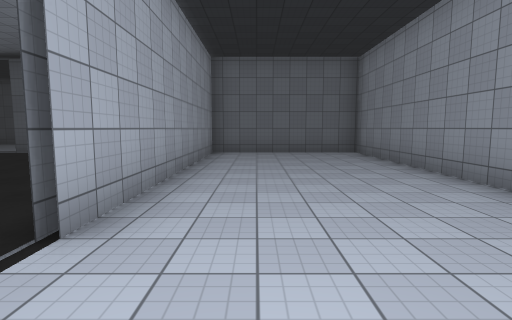
view 1 (above)

24 first-person views from a walk through a scene from a Unity 3-D project. The camera is 1.5 m above the floor, tilts 6° down and sees 80° across. The floor is counted in squares, 2 m on a side. Each view is taken from the middle of a square. On the plan, view 1 faces up. The plan holds only what a view shows up to about 10 squares ahead; the rest is blank. The place goes on beyond the plan. The player character is not drawn. Surface patterns are stand-ins for the level's own textures.

view 2
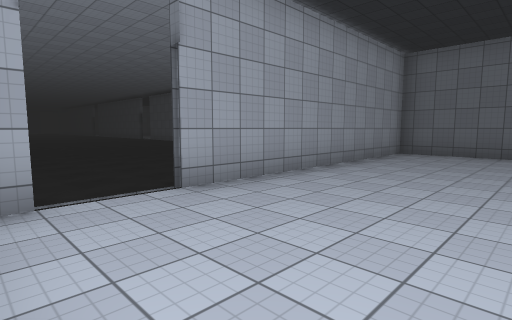

view 3
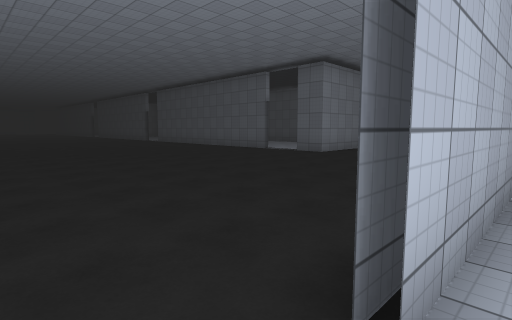

view 4
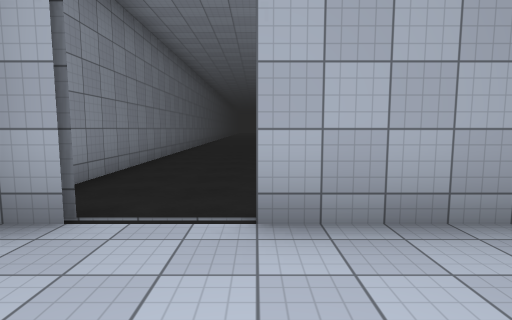

view 5
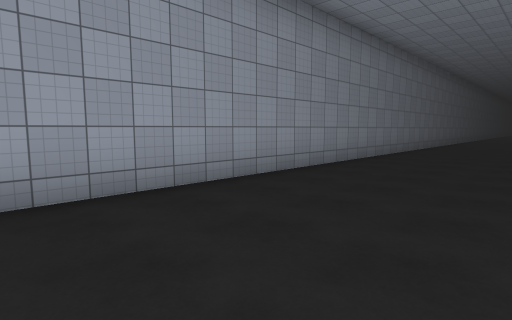

view 6
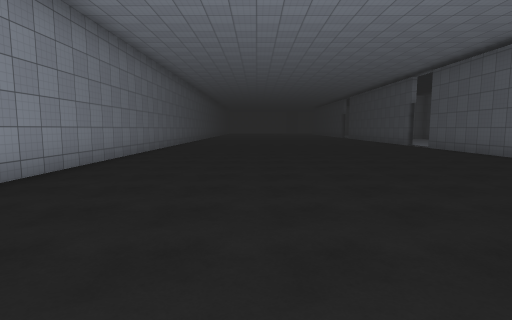

view 7
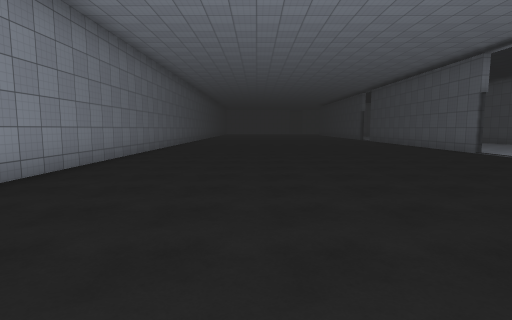

view 8
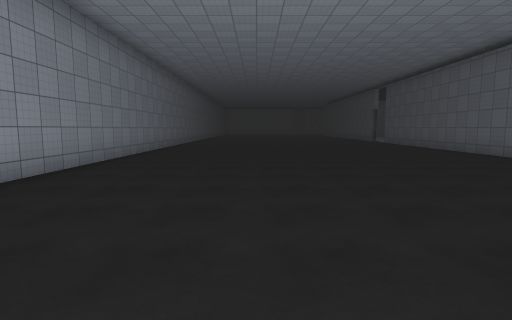

view 9
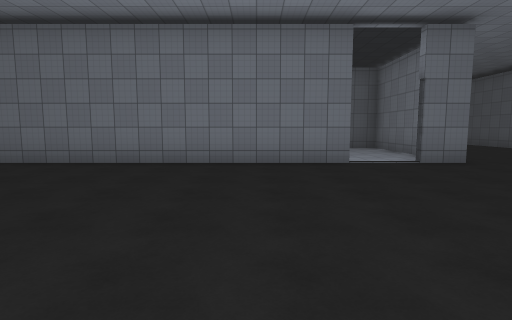

view 10
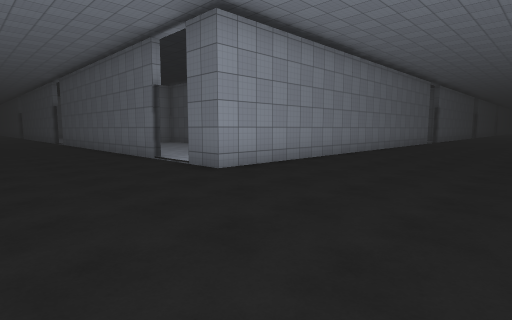

view 11
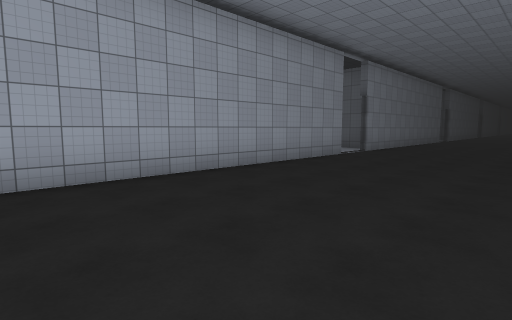

view 12
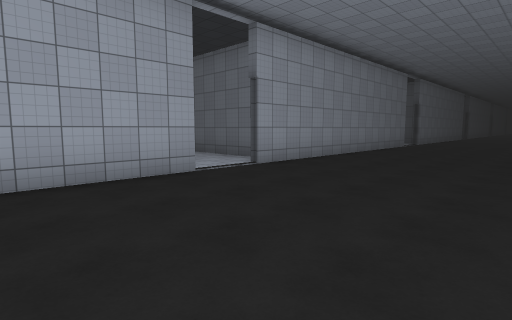

view 13
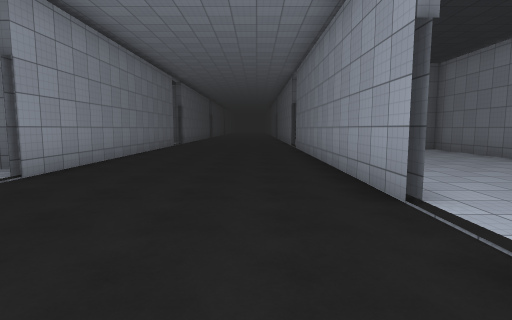

view 14
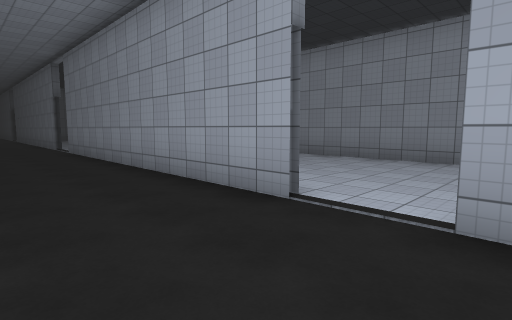

view 15
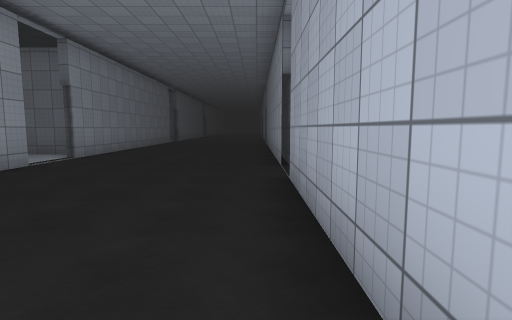

view 16
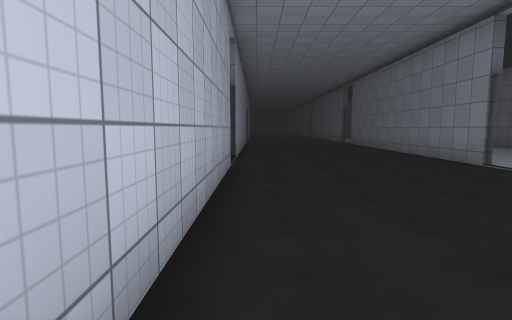

view 17
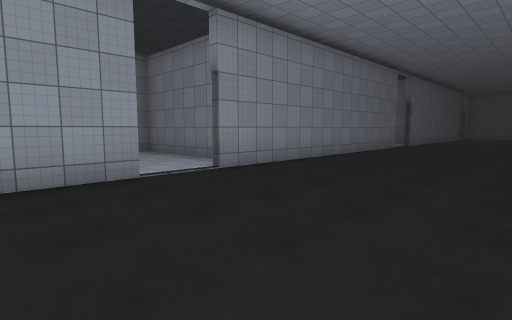

view 18
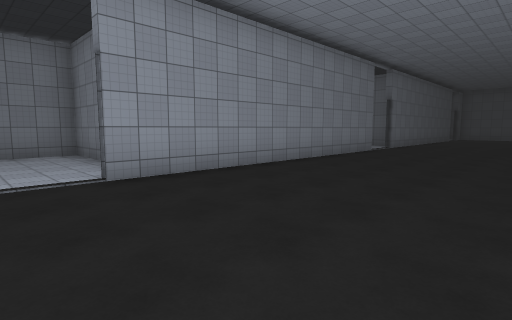

view 19
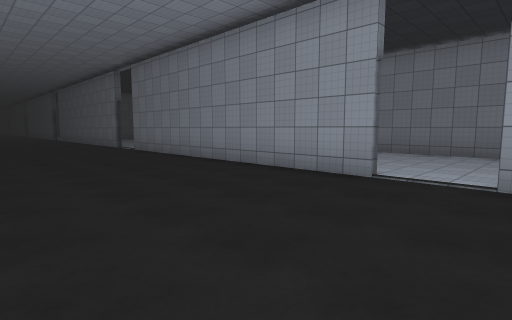

view 20
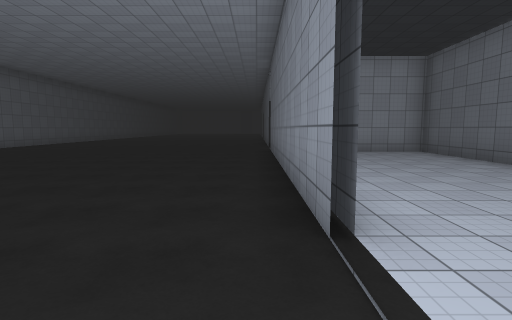

view 21
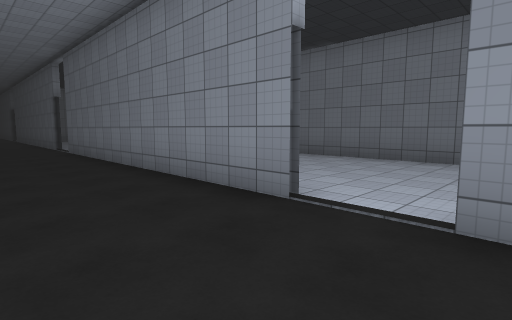

view 22
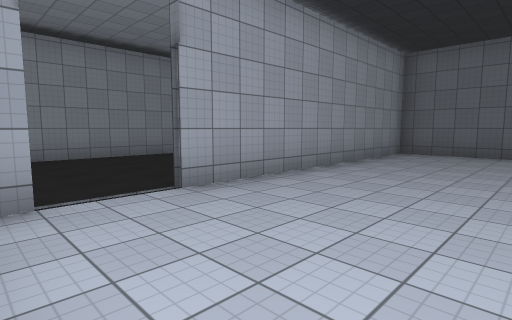

view 23
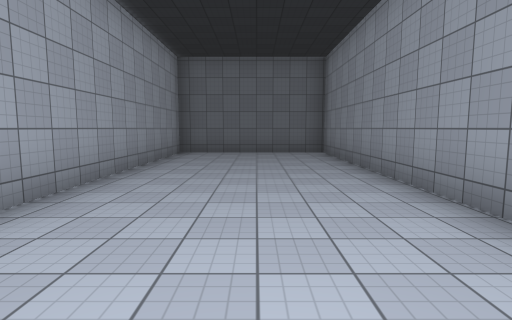

view 24
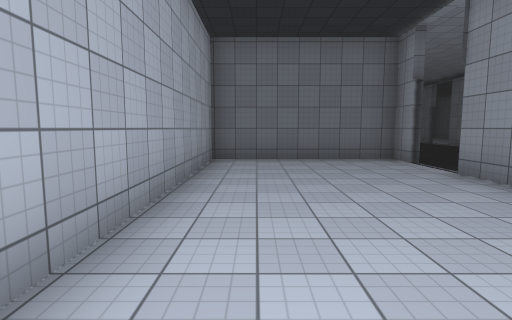

### Floor plan
Points are (right, up) in squares from view 1. A wall is a line through its corners. A room is listed if a view was taken in it or the views show most of it. See-through windows are left out.
Room 1 (views 1, 2, 4)
walls: (3.1, 3.5) (3.1, 9.3) (-1.3, 9.3) (-1.3, 2); (-1.3, 0.5) (-1.3, -0.1)
ways out: opening at (-1, 1.5) to room 2
Room 2 (views 3, 5, 6, 7, 8, 9, 10, 11, 12, 13, 14, 15, 16, 17, 18, 19, 20, 21)
walls: (-8.9, 9.7) (-9.8, 9.7); (-8.9, 9.5) (-17.5, 9.5); (-1.5, 11.9) (-1.5, 20.5); (-19, 9.5) (-22.1, 9.5); (-1.5, 2.6) (-1.5, 2); (-6.5, 22) (-6.5, 9.5) (-7.5, 9.5); (-1.5, 22) (-1.5, 30.5); (-1.3, 21.9) (-1.3, 22.4); (-22.1, -0.5) (-3.1, -0.5); (-6.5, 32) (-6.5, 23.5); (-1.5, 32) (-1.5, 36); (-1.3, 32.5) (-1.3, 33.6); (-6.5, 36.1) (-6.5, 33.5)
ways out: opening at (-1, 1.5) to room 1; opening at (-1, 11.5) to room 3; opening at (-7, 22.5) to room 4; opening at (-8.5, 10) to room 5; opening at (-1, 21.5) to room 6; opening at (-18.5, 10); opening at (-7, 32.5); opening at (-1, 31.5)
Room 3 (views 22, 23)
walls: (3.1, 10.9) (3.1, 19.3) (-1.3, 19.3) (-1.3, 12)
ways out: opening at (-1, 11.5) to room 2
Room 4 (view 24)
walls: (-6.7, 20.9) (-6.7, 22); (-6.7, 24.3) (-11.1, 24.3) (-11.1, 18.1)
ways out: opening at (-7, 22.5) to room 2
Room 5 (no view inside)
walls: (-8.4, 14.1) (-16.3, 14.1) (-16.3, 12); (-6.7, 11.1) (-6.7, 13.1)
ways out: opening at (-8.5, 10) to room 2
Room 6 (no view inside)
walls: (-0.2, 19.7) (3.1, 19.7) (3.1, 29.1)
ways out: opening at (-1, 21.5) to room 2

Where each view was taken, in squares from view 1:
view 1: 0 up, 0 right, facing up
view 2: 0 up, 2 right, facing up-left
view 3: 1 up, 1 left, facing up-left
view 4: 2 up, 1 right, facing left
view 5: 3 up, 6 left, facing down-left
view 6: 3 up, 6 left, facing left
view 7: 3 up, 10 left, facing left
view 8: 3 up, 12 left, facing left
view 9: 3 up, 11 left, facing up
view 10: 6 up, 2 left, facing up-left
view 11: 14 up, 2 left, facing up-left
view 12: 19 up, 2 left, facing up-left
view 13: 19 up, 3 left, facing up
view 14: 20 up, 4 left, facing up-right
view 15: 26 up, 2 left, facing up
view 16: 26 up, 6 left, facing up
view 17: 24 up, 6 left, facing down-right
view 18: 22 up, 6 left, facing down-right
view 19: 10 up, 6 left, facing up-right
view 20: 9 up, 7 left, facing left
view 21: 7 up, 7 left, facing up-left
view 22: 10 up, 2 right, facing up-left
view 23: 10 up, 1 right, facing up
view 24: 17 up, 10 left, facing up
